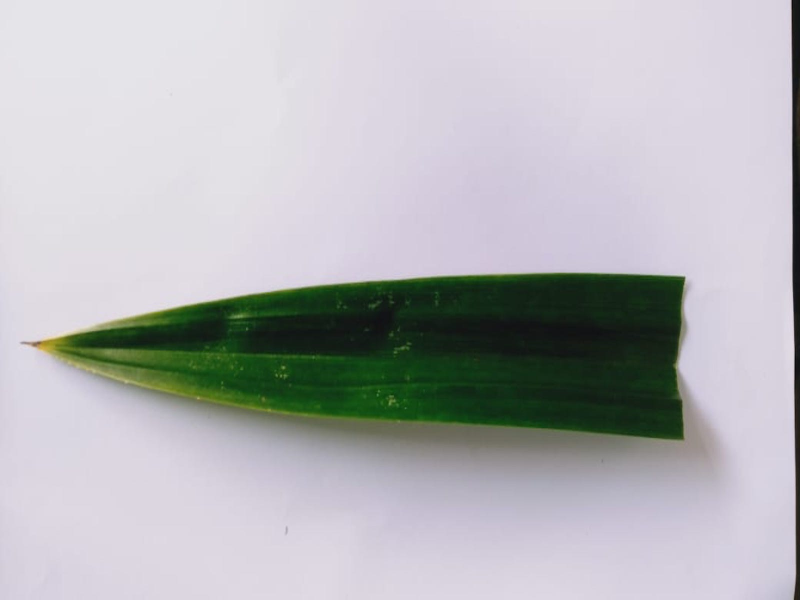
#> input picture Foto Daun Pandan/051.jpg, 1600 x 1200 px, found by its file name (shown at 1/2 size)
$ jupyter execute Resize.ipynb
#> lines starting #> are read from the running program, lines starting #| are printed output that depends on the picture
<a href="https://colab.research.google.com/github/muhammadzulva21/image_fundamental/blob/main/Resize.ipynb" target="_parent"></a>

[cell 1]
from google.colab import drive
drive.mount('/content/drive')

[cell 2]
import cv2
from google.colab.patches import cv2_imshow
#Membaca Img
img = cv2.imread('/content/drive/MyDrive/Colab Notebooks/051.jpg', cv2.IMREAD_UNCHANGED)
#> img is the input picture: shape (1200, 1600, 3); mean B, G, R 184.4, 181.1, 180.8

[cell 3]
# resize img (abaikan aspek rasio)
im_resized = cv2.resize(img, (400,400))
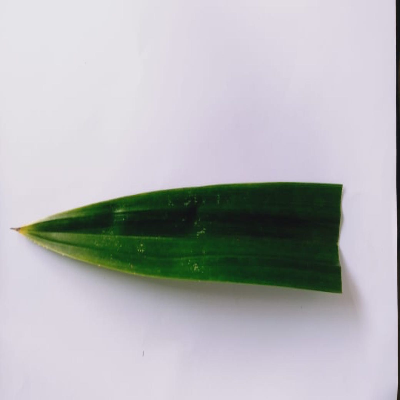
#> im_resized: shape (400, 400, 3); mean B, G, R 184.4, 181.2, 180.8
cv2_imshow(im_resized)

# resize img (mempertahankan aspek rasio)
r = 400/img.shape[1]
#> r = 0.25
dim = (400,int(img.shape[0]*r))
#> dim = (400, 300)
im_resized = cv2.resize(img, dim)
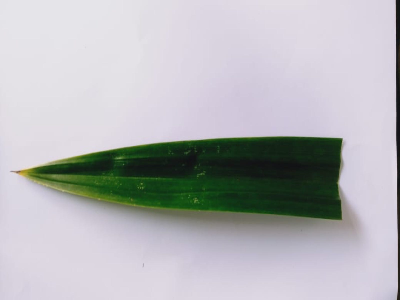
#> im_resized: shape (300, 400, 3); mean B, G, R 184.5, 181.2, 180.9
cv2_imshow(im_resized)

$ run again, with Foto Daun Pandan/052.jpg copied over Foto Daun Pandan/051.jpg
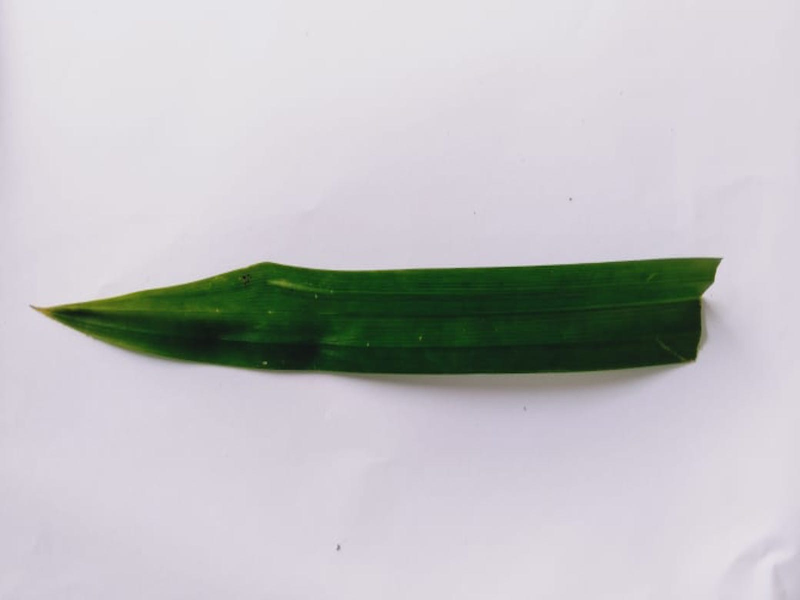
#> input picture Foto Daun Pandan/052.jpg, 1600 x 1200 px, found by its file name (shown at 1/2 size)
#> img is the input picture: shape (1200, 1600, 3); mean B, G, R 194.5, 191.7, 192.2
#> `im_resized = cv2.resize(img, (400,400))`:
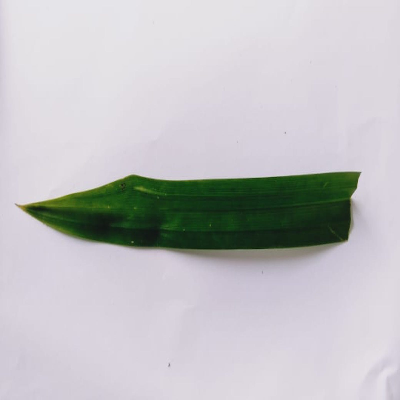
#> im_resized: shape (400, 400, 3); mean B, G, R 194.5, 191.7, 192.3
#> `im_resized = cv2.resize(img, dim)`:
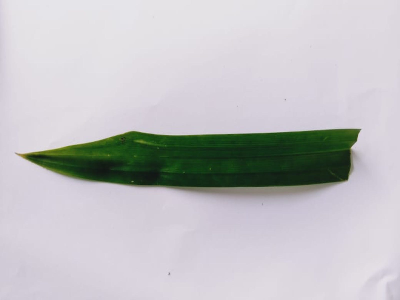
#> im_resized: shape (300, 400, 3); mean B, G, R 194.5, 191.7, 192.3

$ run again, with Foto Daun Pandan/053.jpg copied over Foto Daun Pandan/051.jpg
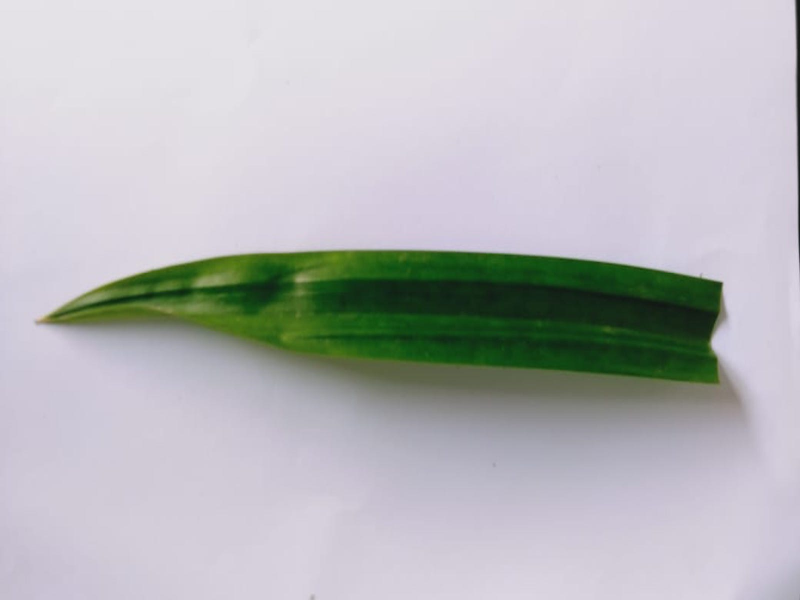
#> input picture Foto Daun Pandan/053.jpg, 1600 x 1200 px, found by its file name (shown at 1/2 size)
#> img is the input picture: shape (1200, 1600, 3); mean B, G, R 186.9, 184.2, 183.2
#> `im_resized = cv2.resize(img, (400,400))`:
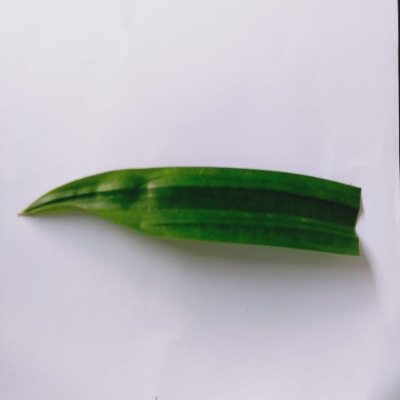
#> im_resized: shape (400, 400, 3); mean B, G, R 186.9, 184.3, 183.3
#> `im_resized = cv2.resize(img, dim)`:
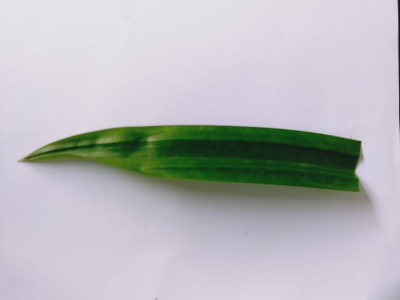
#> im_resized: shape (300, 400, 3); mean B, G, R 187, 184.3, 183.3

$ run again, with Foto Daun Pandan/054.jpg copied over Foto Daun Pandan/051.jpg
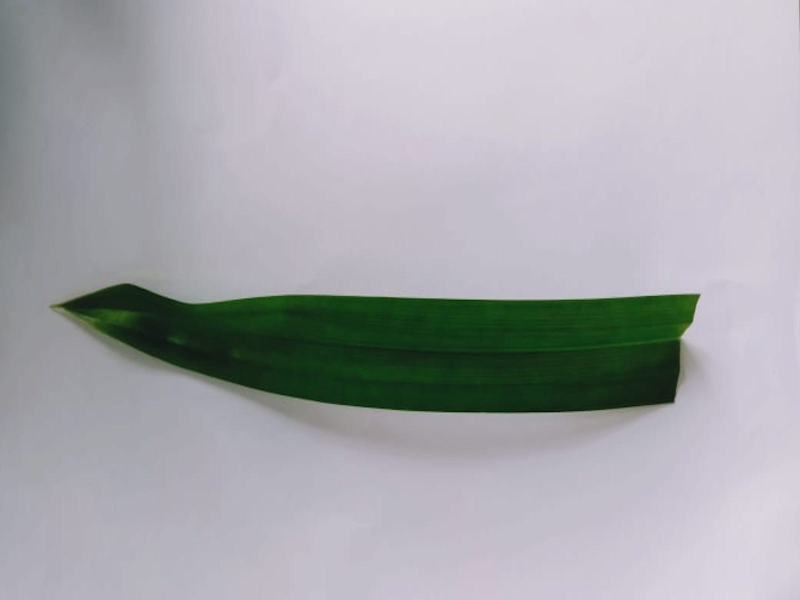
#> input picture Foto Daun Pandan/054.jpg, 1600 x 1200 px, found by its file name (shown at 1/2 size)
#> img is the input picture: shape (1200, 1600, 3); mean B, G, R 171.9, 167.4, 166.6
#> `im_resized = cv2.resize(img, (400,400))`:
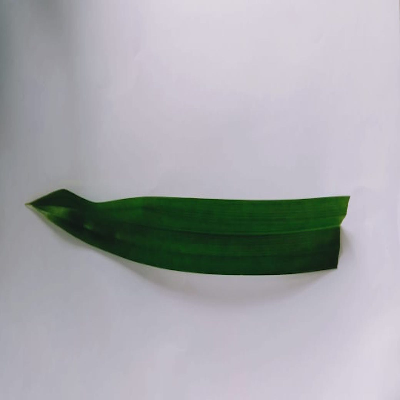
#> im_resized: shape (400, 400, 3); mean B, G, R 172, 167.5, 166.7
#> `im_resized = cv2.resize(img, dim)`:
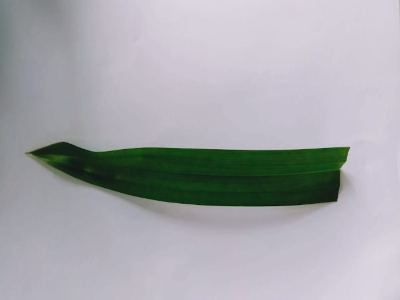
#> im_resized: shape (300, 400, 3); mean B, G, R 172, 167.5, 166.7
